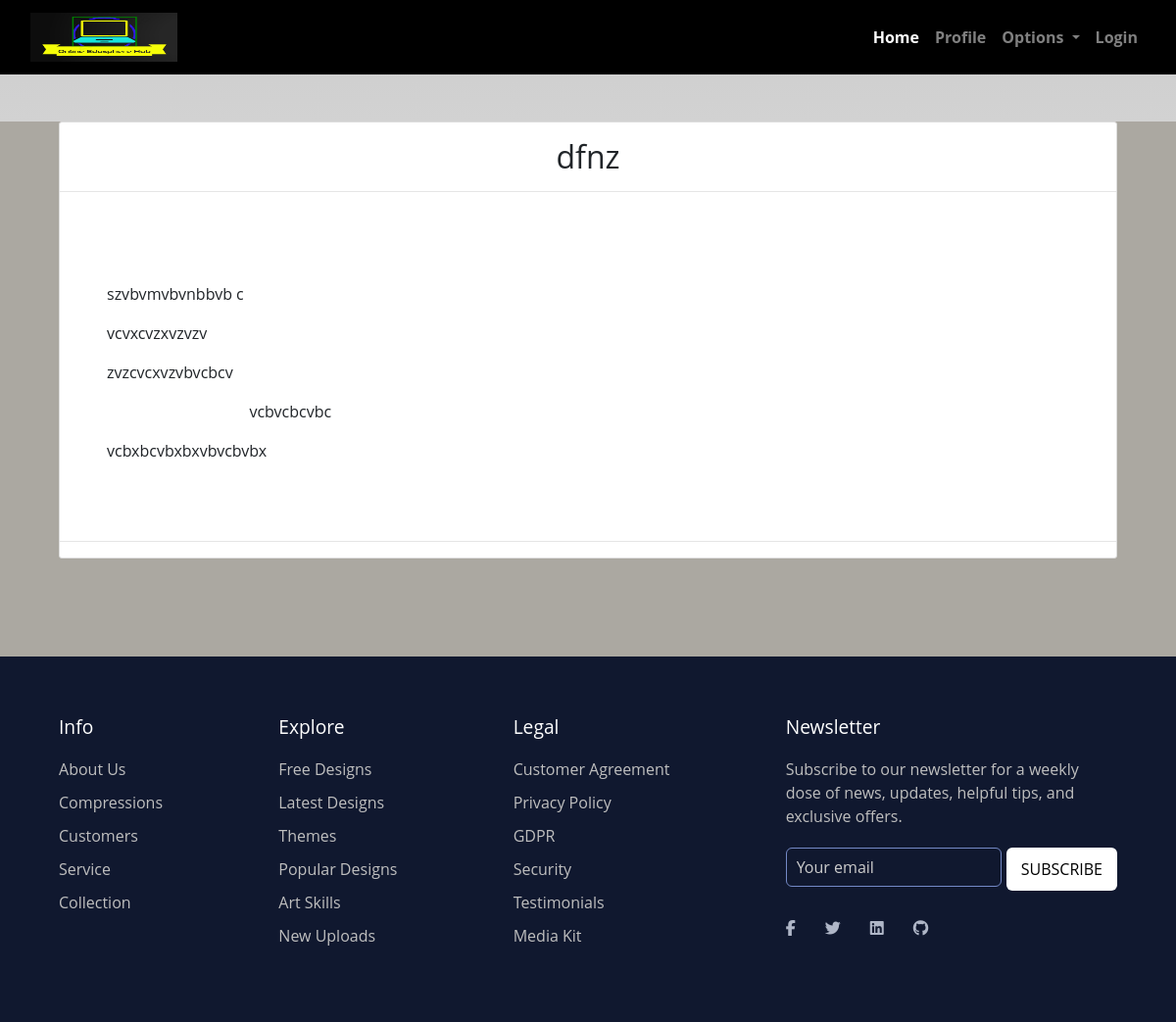
Page /note_detail/27/ on the committed database.
### dashboard/models.py (models this page shows, shortened)
class Notes(models.Model):
    user = models.ForeignKey(User, on_delete=models.CASCADE)
    title = models.CharField(max_length=200)
    description = RichTextField()
    class Meta:
        verbose_name = 'notes'
        verbose_name_plural = 'notes'

### dashboard/views.py (the view)
# urls.py: path('note_detail/<int:pk>/', views.NotesDetailView.as_view(), name='note_detail'),
class NotesDetailView(generic.DetailView):
    model = Notes

### dashboard/templates/dashboard/notes_detail.html
{% extends 'dashboard/base.html' %}
{% load static %}
{% block content %}
<section class='container'>
    <div class="container">
        <div class="content-section p-0 mt-5">
            <div class="m-3 text-center">
                <h2>{{notes.title}}</h2>
            </div>
            <hr class="px-3 m-0">
            <p class="description m-1 px-2">
                <div class="p-5">
                    {{notes.description|safe}}
                </div>
            </p>
            <hr>
        </div>
    </div>
</section>
{% endblock content %}

### static/css/main.css (style rules this page uses)
html { scroll-behavior: smooth; height: 100%; width: 100%; }
html, body { max-width: 100%; overflow-x: hidden; height: 100%; width: 100%; }
body { background: linear-gradient(rgba(0, 0, 0, 0.2), rgba(255, 255, 255, 0.5)); overflow-x: hidden; background-repeat: no-repeat; }
.content-section { background: #ffffff; padding: 10px 20px; border: 1px solid #dddddd; border-radius: 3px; margin-bottom: 20px; }

### static/css/custom.css (style rules this page uses)
* { margin: 0; padding: 0; box-sizing: border-box; font-family: 'Open Sans', sans-serif; }

### rows in the picture
Notes: title "dfnz", description "szvbvmvbvnbbvb c vcvxcvzxvzvzv zvzcvcxvzvbvcbcv vcbvcbcvbc vcbxbcvbxbxvbvcbvbx"
